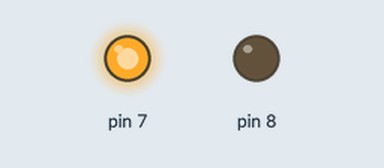
This sketch was run on a simulated Arduino Uno, built with avr-gcc and run on an emulated ATmega328P. On the bench: output pins drawn as LEDs (lit = HIGH).

Above: at 2.5 s.
At 7.5 s:
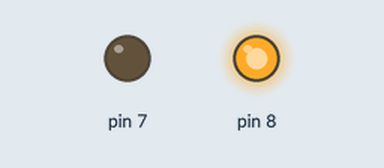
Timing chart, 0 to 13.0 s (numbered marks = the images above):
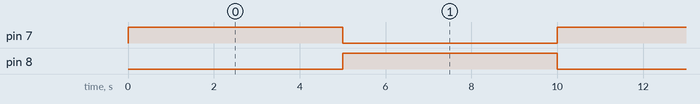

The sketch:

piscar_2_leds.ino
```cpp
//Progama mucho loko que envia um sinal alto à saída 7, aguarda 5 segundos e manda um sinal baixo para a saída 7 daí repete :P
//Progama mucho loko que envia um sinal baixo à saída 8, aguarda 5 segundos e manda um sinal alto para a saída 8 daí repete :P
void setup() {
  // put your setup code here, to run once:
  pinMode(7,OUTPUT);
  pinMode(8,OUTPUT);
}

void loop() {
  // put your main code here, to run repeatedly:
//  aqui o 7 tá alto e o 8 tá baixo
  digitalWrite(7,HIGH);
  digitalWrite(8,LOW);
  delay(5000);
  //  aqui o 8 tá alto e o 7 tá baixo
  digitalWrite(7,LOW);
  digitalWrite(8,HIGH);
  delay(5000);

}
```

Measured:
- by itself, pin 7, pin 8: alternates HIGH for 5.0 s and LOW for 5.0 s
